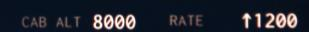
#> input picture Image/11.jpg, 309 x 32 px, found by its file name
$ python drop_fall.py
#> lines starting #> are read from the running program, lines starting #| are printed output that depends on the picture; after the words box and inside, x2 and y2 are one past the last pixel; in counts of white or black regions, pixels touching at a corner belong together
from itertools import groupby
from PIL import Image
from PIL import ImageFilter

def binarizing(img,threshold):
    """传入image对象进行灰度、二值处理"""
    img = img.convert("L") # 转灰度
    pixdata = img.load()
    w, h = img.size
    # 遍历所有像素，大于阈值的为黑色
    for y in range(h):
        for x in range(w):
            if pixdata[x, y] < threshold:
                pixdata[x, y] = 0
            else:
                pixdata[x, y] = 255
    return img

def vertical(img):
    """传入二值化后的图片进行垂直投影"""
    pixdata = img.load()
    w,h = img.size
    result = []
    for x in range(w):
        black = 0
        for y in range(h):
            if pixdata[x,y] == 0:
                black += 1
        result.append(black)
    return result

def get_start_x(hist_width):
    """根据图片垂直投影的结果来确定起点
       hist_width中间值 前后取4个值 再这范围内取最小值
    """
    mid = len(hist_width) // 2 # 注意py3 除法和py2不同
    temp = hist_width[mid-4:mid+5]
    return mid - 4 + temp.index(min(temp))

def get_nearby_pix_value(img_pix,x,y,j):
    """获取临近5个点像素数据"""
    if j == 1:
        return 0 if img_pix[x-1,y+1] == 0 else 1
    elif j ==2:
        return 0 if img_pix[x,y+1] == 0 else 1
    elif j ==3:
        return 0 if img_pix[x+1,y+1] == 0 else 1
    elif j ==4:
        return 0 if img_pix[x+1,y] == 0 else 1
    elif j ==5:
        return 0 if img_pix[x-1,y] == 0 else 1
    else:
        raise Exception("get_nearby_pix_value error")


def get_end_route(img,start_x,height):
    """获取滴水路径"""
    left_limit = 0
    right_limit = img.size[0] - 1
    end_route = []
    cur_p = (start_x,0)
    last_p = cur_p
    end_route.append(cur_p)

    while cur_p[1] < (height-1):
        sum_n = 0
        max_w = 0
        next_x = cur_p[0]
        next_y = cur_p[1]
        pix_img = img.load()
        for i in range(1,6):
            cur_w = get_nearby_pix_value(pix_img,cur_p[0],cur_p[1],i) * (6-i)
            sum_n += cur_w
            if max_w < cur_w:
                max_w = cur_w
        if sum_n == 0:
            # 如果全黑则看惯性
            max_w = 4
        if sum_n == 15:
            max_w = 6

        if max_w == 1:
            next_x = cur_p[0] - 1
            next_y = cur_p[1]
        elif max_w == 2:
            next_x = cur_p[0] + 1
            next_y = cur_p[1]
        elif max_w == 3:
            next_x = cur_p[0] + 1
            next_y = cur_p[1] + 1
        elif max_w == 5:
            next_x = cur_p[0] - 1
            next_y = cur_p[1] + 1
        elif max_w == 6:
            next_x = cur_p[0]
            next_y = cur_p[1] + 1
        elif max_w == 4:
            if next_x > cur_p[0]:
                # 向右
                next_x = cur_p[0] + 1
                next_y = cur_p[1] + 1
            if next_x < cur_p[0]:
                next_x = cur_p[0]
                next_y = cur_p[1] + 1
            if sum_n == 0:
                next_x = cur_p[0]
                next_y = cur_p[1] + 1
        else:
            raise Exception("get end route error")

        if last_p[0] == next_x and last_p[1] == next_y:
            if next_x < cur_p[0]:
                max_w = 5
                next_x = cur_p[0] + 1
                next_y = cur_p[1] + 1
            else:
                max_w = 3
                next_x = cur_p[0] - 1
                next_y = cur_p[1] + 1
        last_p = cur_p

        if next_x > right_limit:
            next_x = right_limit
            next_y = cur_p[1] + 1
        if next_x < left_limit:
            next_x = left_limit
            next_y = cur_p[1] + 1
        cur_p = (next_x,next_y)
        end_route.append(cur_p)
    return end_route

def get_split_seq(projection_x):
    split_seq = []
    start_x = 0
    length = 0
    for pos_x, val in enumerate(projection_x):
        if val == 0 and length == 0:
            continue
        elif val == 0 and length != 0:
            split_seq.append([start_x, length])
            length = 0
        elif val == 1:
            if length == 0:
                start_x = pos_x
            length += 1
        else:
            raise Exception('generating split sequence occurs error')
    # 循环结束时如果length不为0，说明还有一部分需要append
    if length != 0:
        split_seq.append([start_x, length])
    return split_seq


def do_split(source_image, starts, filter_ends):
    """
    具体实行切割
    : param starts: 每一行的起始点 tuple of list
    : param ends: 每一行的终止点
    """
    left = starts[0][0]
    top = starts[0][1]
    right = filter_ends[0][0]
    bottom = filter_ends[0][1]
    pixdata = source_image.load()
    for i in range(len(starts)):
        left = min(starts[i][0], left)
        top = min(starts[i][1], top)
        right = max(filter_ends[i][0], right)
        bottom = max(filter_ends[i][1], bottom)
    width = right - left + 1
    height = bottom - top + 1
    image = Image.new('RGB', (width, height), (255,255,255))
    for i in range(height):
        start = starts[i]
        end = filter_ends[i]
        for x in range(start[0], end[0]+1):
            if pixdata[x,start[1]] == 0:
                image.putpixel((x - left, start[1] - top), (0,0,0))
    return image

def drop_fall(img):
    """滴水分割"""
    width,height = img.size
    # 1 二值化
    b_img = binarizing(img,30)
    # 2 垂直投影
    hist_width = vertical(b_img)
    # 3 获取起点
    start_x = get_start_x(hist_width)

    # 4 开始滴水算法
    start_route = []
    for y in range(height):
        start_route.append((0,y))

    end_route = get_end_route(img,start_x,height)
    filter_end_route = [max(list(k)) for _,k in groupby(end_route,lambda x:x[1])] # 注意这里groupby
    img1 = do_split(img,start_route,filter_end_route)
    img1.save('cuts-d-1.png')

    start_route = list(map(lambda x : (x[0]+1,x[1]),filter_end_route)) # python3中map不返回list需要自己转换
    end_route = []
    for y in range(height):
        end_route.append((width-1,y))
    img2 = do_split(img,start_route,end_route)
    img2.save('cuts-d-2.png')

if __name__ == '__main__':

    p = Image.open("C:\\Users\\dby_freedom\\Desktop\\661\\Image\\11.jpg")
#> p is the input picture: PIL image 309x32 RGB; mean R, G, B 31.8, 35.7, 46.5
    drop_fall(p)
#> in binarizing, `img = img.convert("L")`:
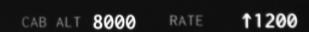
#> img: PIL image 309x32 L; min 3, max 253, mean 35.7
#> in drop_fall, `b_img = binarizing(img,30)`:
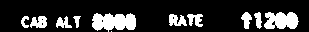
#> b_img: PIL image 309x32 L; 19.7% white; 11 white regions (1 under 20 px), largest, box (x1, y1, x2, y2) and area: (92, 13, 136, 32) 630, (264, 12, 299, 29) 468, (30, 16, 47, 28) 151
#> in drop_fall, `hist_width = vertical(b_img)`: hist_width = 309 values, max 32 at index 0, min 14 at index 97, mean 25.71
#> in get_start_x, `mid = len(hist_width) // 2`: mid = 154
#> in get_start_x, `temp = hist_width[mid-4:mid+5]`: temp = [32, 32, 32, 32, 32, 32, 32, 32, 32]
#> in drop_fall, `start_x = get_start_x(hist_width)`: start_x = 150
#> in get_end_route, `cur_p = (start_x,0)`: cur_p = (150, 0)
#> the loop in get_end_route, `while cur_p[1] < (height-1):` made 31 passes
#> (last_p, cur_p) on passes 1 to 12: ((150, 0), (150, 1)), ((150, 1), (150, 2)), ((150, 2), (150, 3)), ((150, 3), (150, 4)), ((150, 4), (150, 5)), ((150, 5), (150, 6)), ((150, 6), (150, 7)), ((150, 7), (150, 8)), ((150, 8), (150, 9)), ((150, 9), (150, 10)), ((150, 10), (150, 11)), ((150, 11), (150, 12))
#> after the loop in get_end_route, `while cur_p[1] < (height-1):`: end_route = 32 pairs, first value 150 to 150, second value 0 to 31
#> in drop_fall, `filter_end_route = [max(list(k)) for _,k in groupby(end_route,lambda x..`: filter_end_route has the same summary as end_route in get_end_route
#> in do_split, `right = filter_ends[0][0]`: right = 150
#> in do_split, `bottom = filter_ends[0][1]`: bottom = 0
#> in do_split, `width = right - left + 1`: width = 151
#> in do_split, `height = bottom - top + 1`: height = 32
#> in do_split, `image = Image.new('RGB', (width, height), (255,255,255))`: image: PIL image 151x32 RGB; every value is 255
#> the loop in do_split, `for i in range(height):` made 32 passes
#> end on passes 1 to 12: (150, 0), (150, 1), (150, 2), (150, 3), (150, 4), (150, 5), (150, 6), (150, 7), (150, 8), (150, 9), (150, 10), (150, 11)
#> in drop_fall, `start_route = list(map(lambda x : (x[0]+1,x[1]),filter_end_route))`: start_route = 32 pairs, first value 151 to 151, second value 0 to 31
#> the loop in do_split (call 2), `for i in range(len(starts)):` made 32 passes
#> in do_split (call 2), `image = Image.new('RGB', (width, height), (255,255,255))`: image: PIL image 158x32 RGB; every value is 255
#> the loop in do_split (call 2), `for i in range(height):` made 32 passes
#> start on passes 1 to 6: (151, 0), (151, 1), (151, 2), (151, 3), (151, 4), (151, 5)

$ run again, with Image/1.JPG copied over Image/11.jpg
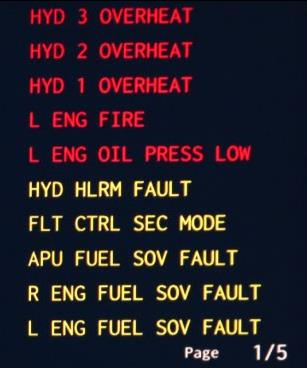
#> input picture Image/1.JPG, 307 x 368 px, found by its file name
#> p is the input picture: PIL image 307x368 RGB; mean R, G, B 37.1, 30, 39.1
#> in binarizing, `img = img.convert("L")`:
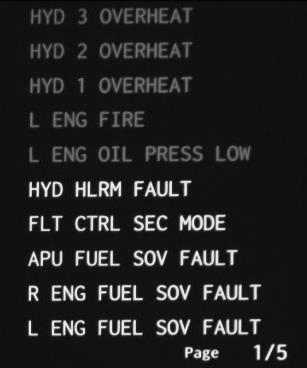
#> img: PIL image 307x368 L; min 0, max 254, mean 33.1
#> in drop_fall, `b_img = binarizing(img,30)`:
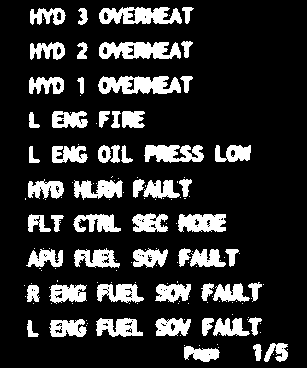
#> b_img: PIL image 307x368 L; 17.8% white; 153 white regions (96 under 20 px), largest, box (x1, y1, x2, y2) and area: (98, 76, 181, 94) 1086, (99, 42, 181, 59) 1051, (99, 7, 182, 24) 1016
#> hist_width = 307 values, max 368 at index 0, min 205 at index 54, mean 302.6
#> mid = 153
#> temp = [266, 276, 294, 290, 274, 274, 271, 246, 239]
#> start_x = 157
#> in get_end_route, `cur_p = (start_x,0)`: cur_p = (157, 0)
#> the loop in get_end_route, `while cur_p[1] < (height-1):` made 367 passes
#> (last_p, cur_p) on passes 1 to 8: ((157, 0), (157, 1)), ((157, 1), (157, 2)), ((157, 2), (157, 3)), ((157, 3), (157, 4)), ((157, 4), (157, 5)), ((157, 5), (157, 6)), ((157, 6), (157, 7)), ((157, 7), (157, 8))
#> image: PIL image 158x368 RGB; every value is 255
#> image: PIL image 149x368 RGB; every value is 255
